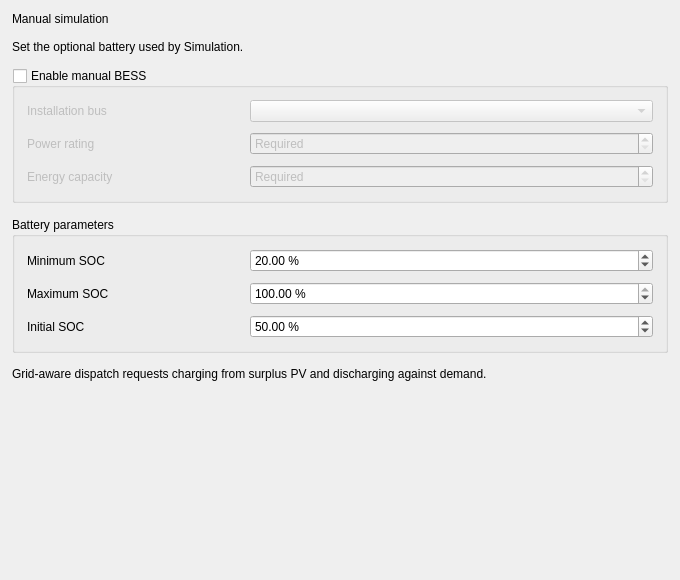
            <widget class="QWidget" name="contents_battery">
             <property name="geometry">
              <rect>
               <x>0</x>
               <y>0</y>
               <width>680</width>
               <height>580</height>
              </rect>
             </property>
             <layout class="QVBoxLayout" name="layout_contents_battery">
              <item>
               <widget class="QLabel" name="lbl_battery_heading">
                <property name="text">
                 <string>Manual simulation</string>
                </property>
                <property name="wordWrap">
                 <bool>true</bool>
                </property>
                <property name="role" stdset="0">
                 <string>section</string>
                </property>
               </widget>
              </item>
              <item>
               <widget class="QLabel" name="lbl_battery_description">
                <property name="text">
                 <string>Set the optional battery used by Simulation.</string>
                </property>
                <property name="wordWrap">
                 <bool>true</bool>
                </property>
                <property name="role" stdset="0">
                 <string>hint</string>
                </property>
               </widget>
              </item>
              <item>
               <widget class="QGroupBox" name="group_manual_bess">
                <property name="title">
                 <string>Enable manual BESS</string>
                </property>
                <property name="sizePolicy">
                 <sizepolicy hsizetype="Expanding" vsizetype="Maximum">
                  <horstretch>0</horstretch>
                  <verstretch>0</verstretch>
                 </sizepolicy>
                </property>
                <property name="checkable">
                 <bool>true</bool>
                </property>
                <property name="checked">
                 <bool>false</bool>
                </property>
                <layout class="QFormLayout" name="group_manual_bess_layout">
                 <property name="leftMargin">
                  <number>12</number>
                 </property>
                 <property name="topMargin">
                  <number>12</number>
                 </property>
                 <property name="rightMargin">
                  <number>12</number>
                 </property>
                 <property name="bottomMargin">
                  <number>12</number>
                 </property>
                 <item row="0" column="0">
                  <widget class="QLabel" name="lbl_combo_bess_bus">
                   <property name="text">
                    <string>Installation bus</string>
                   </property>
                   <property name="wordWrap">
                    <bool>true</bool>
                   </property>
                   <property name="buddy">
                    <cstring>combo_bess_bus</cstring>
                   </property>
                   <property name="minimumSize">
                    <size>
                     <width>205</width>
                     <height>0</height>
                    </size>
                   </property>
                  </widget>
                 </item>
                 <item row="0" column="1">
                  <widget class="QComboBox" name="combo_bess_bus">
                   <property name="editable">
                    <bool>false</bool>
                   </property>
                  </widget>
                 </item>
                 <item row="1" column="0">
                  <widget class="QLabel" name="lbl_spin_bess_power_kw">
                   <property name="text">
                    <string>Power rating</string>
                   </property>
                   <property name="wordWrap">
                    <bool>true</bool>
                   </property>
                   <property name="buddy">
                    <cstring>spin_bess_power_kw</cstring>
                   </property>
                   <property name="minimumSize">
                    <size>
                     <width>205</width>
                     <height>0</height>
                    </size>
                   </property>
                  </widget>
                 </item>
                 <item row="1" column="1">
                  <widget class="QDoubleSpinBox" name="spin_bess_power_kw">
                   <property name="decimals">
                    <number>2</number>
                   </property>
                   <property name="minimum">
                    <double>0</double>
                   </property>
                   <property name="maximum">
                    <double>1000000000</double>
                   </property>
                   <property name="singleStep">
                    <double>10</double>
                   </property>
                   <property name="value">
                    <double>0</double>
                   </property>
                   <property name="suffix">
                    <string> kW</string>
                   </property>
                   <property name="specialValueText">
                    <string>Set value</string>
                   </property>
                   <property name="keyboardTracking">
                    <bool>false</bool>
                   </property>
                   <property name="wrapping">
                    <bool>false</bool>
                   </property>
                   <property name="specialValueText">
                    <string>Required</string>
                   </property>
                  </widget>
                 </item>
                 <item row="2" column="0">
                  <widget class="QLabel" name="lbl_spin_bess_energy_kwh">
                   <property name="text">
                    <string>Energy capacity</string>
                   </property>
                   <property name="wordWrap">
                    <bool>true</bool>
                   </property>
                   <property name="buddy">
                    <cstring>spin_bess_energy_kwh</cstring>
                   </property>
                   <property name="minimumSize">
                    <size>
                     <width>205</width>
                     <height>0</height>
                    </size>
                   </property>
                  </widget>
                 </item>
                 <item row="2" column="1">
                  <widget class="QDoubleSpinBox" name="spin_bess_energy_kwh">
                   <property name="decimals">
                    <number>2</number>
                   </property>
                   <property name="minimum">
                    <double>0</double>
                   </property>
                   <property name="maximum">
                    <double>1000000000</double>
                   </property>
                   <property name="singleStep">
                    <double>10</double>
                   </property>
                   <property name="value">
                    <double>0</double>
                   </property>
                   <property name="suffix">
                    <string> kWh</string>
                   </property>
                   <property name="specialValueText">
                    <string>Set value</string>
                   </property>
                   <property name="keyboardTracking">
                    <bool>false</bool>
                   </property>
                   <property name="wrapping">
                    <bool>false</bool>
                   </property>
                   <property name="specialValueText">
                    <string>Required</string>
                   </property>
                  </widget>
                 </item>
                 <property name="horizontalSpacing">
                  <number>18</number>
                 </property>
                 <property name="verticalSpacing">
                  <number>10</number>
                 </property>
                 <property name="rowWrapPolicy">
                  <enum>QFormLayout::RowWrapPolicy::DontWrapRows</enum>
                 </property>
                 <property name="fieldGrowthPolicy">
                  <enum>QFormLayout::FieldGrowthPolicy::AllNonFixedFieldsGrow</enum>
                 </property>
                </layout>
               </widget>
              </item>
              <item>
               <widget class="QGroupBox" name="group_battery_parameters">
                <property name="title">
                 <string>Battery parameters</string>
                </property>
                <property name="sizePolicy">
                 <sizepolicy hsizetype="Expanding" vsizetype="Maximum">
                  <horstretch>0</horstretch>
                  <verstretch>0</verstretch>
                 </sizepolicy>
                </property>
                <layout class="QFormLayout" name="group_battery_parameters_layout">
                 <property name="leftMargin">
                  <number>12</number>
                 </property>
                 <property name="topMargin">
                  <number>12</number>
                 </property>
                 <property name="rightMargin">
                  <number>12</number>
                 </property>
                 <property name="bottomMargin">
                  <number>12</number>
                 </property>
                 <item row="0" column="0">
                  <widget class="QLabel" name="lbl_spin_soc_min_percent">
                   <property name="text">
                    <string>Minimum SOC</string>
                   </property>
                   <property name="wordWrap">
                    <bool>true</bool>
                   </property>
                   <property name="buddy">
                    <cstring>spin_soc_min_percent</cstring>
                   </property>
                   <property name="minimumSize">
                    <size>
                     <width>205</width>
                     <height>0</height>
                    </size>
                   </property>
                  </widget>
                 </item>
                 <item row="0" column="1">
                  <widget class="QDoubleSpinBox" name="spin_soc_min_percent">
                   <property name="decimals">
                    <number>2</number>
                   </property>
                   <property name="minimum">
                    <double>0</double>
                   </property>
                   <property name="maximum">
                    <double>100</double>
                   </property>
                   <property name="singleStep">
                    <double>1</double>
                   </property>
                   <property name="value">
                    <double>20</double>
                   </property>
                   <property name="suffix">
                    <string> %</string>
                   </property>
                   <property name="keyboardTracking">
                    <bool>false</bool>
                   </property>
                   <property name="wrapping">
                    <bool>false</bool>
                   </property>
                  </widget>
                 </item>
                 <item row="1" column="0">
                  <widget class="QLabel" name="lbl_spin_soc_max_percent">
                   <property name="text">
                    <string>Maximum SOC</string>
                   </property>
                   <property name="wordWrap">
                    <bool>true</bool>
                   </property>
                   <property name="buddy">
                    <cstring>spin_soc_max_percent</cstring>
                   </property>
                   <property name="minimumSize">
                    <size>
                     <width>205</width>
                     <height>0</height>
                    </size>
                   </property>
                  </widget>
                 </item>
                 <item row="1" column="1">
                  <widget class="QDoubleSpinBox" name="spin_soc_max_percent">
                   <property name="decimals">
                    <number>2</number>
                   </property>
                   <property name="minimum">
                    <double>0</double>
                   </property>
                   <property name="maximum">
                    <double>100</double>
                   </property>
                   <property name="singleStep">
                    <double>1</double>
                   </property>
                   <property name="value">
                    <double>100</double>
                   </property>
                   <property name="suffix">
                    <string> %</string>
                   </property>
                   <property name="keyboardTracking">
                    <bool>false</bool>
                   </property>
                   <property name="wrapping">
                    <bool>false</bool>
                   </property>
                  </widget>
                 </item>
                 <item row="2" column="0">
                  <widget class="QLabel" name="lbl_spin_soc_initial_percent">
                   <property name="text">
                    <string>Initial SOC</string>
                   </property>
                   <property name="wordWrap">
                    <bool>true</bool>
                   </property>
                   <property name="buddy">
                    <cstring>spin_soc_initial_percent</cstring>
                   </property>
                   <property name="minimumSize">
                    <size>
                     <width>205</width>
                     <height>0</height>
                    </size>
                   </property>
                  </widget>
                 </item>
                 <item row="2" column="1">
                  <widget class="QDoubleSpinBox" name="spin_soc_initial_percent">
                   <property name="decimals">
                    <number>2</number>
                   </property>
                   <property name="minimum">
                    <double>0</double>
                   </property>
                   <property name="maximum">
                    <double>100</double>
                   </property>
                   <property name="singleStep">
                    <double>1</double>
                   </property>
                   <property name="value">
                    <double>50</double>
                   </property>
                   <property name="suffix">
                    <string> %</string>
                   </property>
                   <property name="keyboardTracking">
                    <bool>false</bool>
                   </property>
                   <property name="wrapping">
                    <bool>false</bool>
                   </property>
                  </widget>
                 </item>
                 <property name="horizontalSpacing">
                  <number>18</number>
                 </property>
                 <property name="verticalSpacing">
                  <number>10</number>
                 </property>
                 <property name="rowWrapPolicy">
                  <enum>QFormLayout::RowWrapPolicy::DontWrapRows</enum>
                 </property>
                 <property name="fieldGrowthPolicy">
                  <enum>QFormLayout::FieldGrowthPolicy::AllNonFixedFieldsGrow</enum>
                 </property>
                </layout>
               </widget>
              </item>
              <item>
               <widget class="QLabel" name="lbl_dispatch_status">
                <property name="text">
                 <string>Grid-aware dispatch requests charging from surplus PV and discharging against demand.</string>
                </property>
                <property name="wordWrap">
                 <bool>true</bool>
                </property>
                <property name="visible">
                 <bool>false</bool>
                </property>
               </widget>
              </item>
              <item>
               <spacer name="spacer_battery">
                <property name="orientation">
                 <enum>Qt::Orientation::Vertical</enum>
                </property>
                <property name="sizeType">
                 <enum>QSizePolicy::Policy::Expanding</enum>
                </property>
                <property name="sizeHint">
                 <size>
                  <width>20</width>
                  <height>20</height>
                 </size>
                </property>
               </spacer>
              </item>
              <property name="leftMargin">
               <number>12</number>
              </property>
              <property name="topMargin">
               <number>12</number>
              </property>
              <property name="rightMargin">
               <number>12</number>
              </property>
              <property name="bottomMargin">
               <number>12</number>
              </property>
              <property name="spacing">
               <number>14</number>
              </property>
             </layout>
            </widget>
